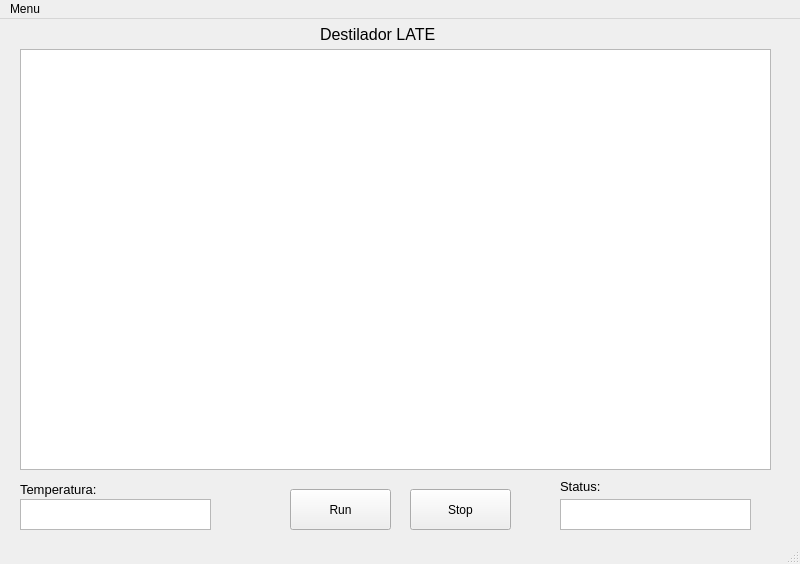
<?xml version="1.0" encoding="UTF-8"?>
<ui version="4.0">
 <class>MainWindow</class>
 <widget class="QMainWindow" name="MainWindow">
  <property name="geometry">
   <rect>
    <x>0</x>
    <y>0</y>
    <width>800</width>
    <height>564</height>
   </rect>
  </property>
  <property name="windowTitle">
   <string>MainWindow</string>
  </property>
  <widget class="QWidget" name="centralwidget">
   <widget class="PlotWidget" name="graphicsView">
    <property name="geometry">
     <rect>
      <x>20</x>
      <y>30</y>
      <width>751</width>
      <height>421</height>
     </rect>
    </property>
   </widget>
   <widget class="QPushButton" name="Bt_run">
    <property name="geometry">
     <rect>
      <x>290</x>
      <y>470</y>
      <width>101</width>
      <height>41</height>
     </rect>
    </property>
    <property name="text">
     <string>Run</string>
    </property>
   </widget>
   <widget class="QPushButton" name="Bt_stop">
    <property name="geometry">
     <rect>
      <x>410</x>
      <y>470</y>
      <width>101</width>
      <height>41</height>
     </rect>
    </property>
    <property name="text">
     <string>Stop</string>
    </property>
   </widget>
   <widget class="QLabel" name="label">
    <property name="geometry">
     <rect>
      <x>320</x>
      <y>0</y>
      <width>141</width>
      <height>31</height>
     </rect>
    </property>
    <property name="text">
     <string>&lt;html&gt;&lt;head/&gt;&lt;body&gt;&lt;p&gt;&lt;span style=&quot; font-size:12pt;&quot;&gt;Destilador LATE &lt;/span&gt;&lt;/p&gt;&lt;/body&gt;&lt;/html&gt;</string>
    </property>
   </widget>
   <widget class="QTextBrowser" name="Text_status">
    <property name="geometry">
     <rect>
      <x>560</x>
      <y>480</y>
      <width>191</width>
      <height>31</height>
     </rect>
    </property>
   </widget>
   <widget class="QLabel" name="label_2">
    <property name="geometry">
     <rect>
      <x>560</x>
      <y>460</y>
      <width>57</width>
      <height>15</height>
     </rect>
    </property>
    <property name="text">
     <string>&lt;html&gt;&lt;head/&gt;&lt;body&gt;&lt;p&gt;&lt;span style=&quot; font-size:10pt;&quot;&gt;Status:&lt;/span&gt;&lt;/p&gt;&lt;/body&gt;&lt;/html&gt;</string>
    </property>
   </widget>
   <widget class="QTextBrowser" name="Text_status_2">
    <property name="geometry">
     <rect>
      <x>20</x>
      <y>480</y>
      <width>191</width>
      <height>31</height>
     </rect>
    </property>
   </widget>
   <widget class="QLabel" name="label_3">
    <property name="geometry">
     <rect>
      <x>20</x>
      <y>460</y>
      <width>91</width>
      <height>21</height>
     </rect>
    </property>
    <property name="text">
     <string>&lt;html&gt;&lt;head/&gt;&lt;body&gt;&lt;p&gt;&lt;span style=&quot; font-size:10pt;&quot;&gt;Temperatura:&lt;/span&gt;&lt;/p&gt;&lt;/body&gt;&lt;/html&gt;</string>
    </property>
   </widget>
  </widget>
  <widget class="QMenuBar" name="menubar">
   <property name="geometry">
    <rect>
     <x>0</x>
     <y>0</y>
     <width>800</width>
     <height>20</height>
    </rect>
   </property>
   <widget class="QMenu" name="menuMenu">
    <property name="title">
     <string>Menu</string>
    </property>
    <addaction name="actionSave_Ass"/>
   </widget>
   <addaction name="menuMenu"/>
  </widget>
  <widget class="QStatusBar" name="statusbar"/>
  <action name="actionSave_Ass">
   <property name="text">
    <string>Save Ass</string>
   </property>
  </action>
 </widget>
 <customwidgets>
  <customwidget>
   <class>PlotWidget</class>
   <extends>QGraphicsView</extends>
   <header>pyqtgraph</header>
  </customwidget>
 </customwidgets>
 <resources/>
 <connections/>
</ui>
